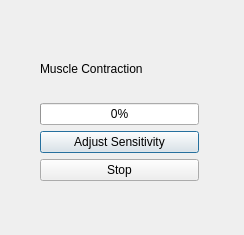
<?xml version="1.0" encoding="UTF-8"?>
<ui version="4.0">
 <class>SecDialog</class>
 <widget class="QDialog" name="SecDialog">
  <property name="geometry">
   <rect>
    <x>0</x>
    <y>0</y>
    <width>244</width>
    <height>235</height>
   </rect>
  </property>
  <property name="windowTitle">
   <string>Display</string>
  </property>
  <widget class="QWidget" name="layoutWidget">
   <property name="geometry">
    <rect>
     <x>40</x>
     <y>40</y>
     <width>159</width>
     <height>141</height>
    </rect>
   </property>
   <layout class="QVBoxLayout" name="verticalLayout_3">
    <item>
     <layout class="QVBoxLayout" name="verticalLayout_2">
      <item>
       <layout class="QVBoxLayout" name="verticalLayout">
        <item>
         <widget class="QLabel" name="label">
          <property name="text">
           <string>Muscle Contraction</string>
          </property>
         </widget>
        </item>
        <item>
         <widget class="QProgressBar" name="progressBar">
          <property name="value">
           <number>0</number>
          </property>
         </widget>
        </item>
       </layout>
      </item>
      <item>
       <widget class="QPushButton" name="Adjust">
        <property name="text">
         <string>Adjust Sensitivity</string>
        </property>
       </widget>
      </item>
     </layout>
    </item>
    <item>
     <widget class="QPushButton" name="Stop">
      <property name="text">
       <string>Stop</string>
      </property>
     </widget>
    </item>
   </layout>
  </widget>
 </widget>
 <resources/>
 <connections/>
</ui>
